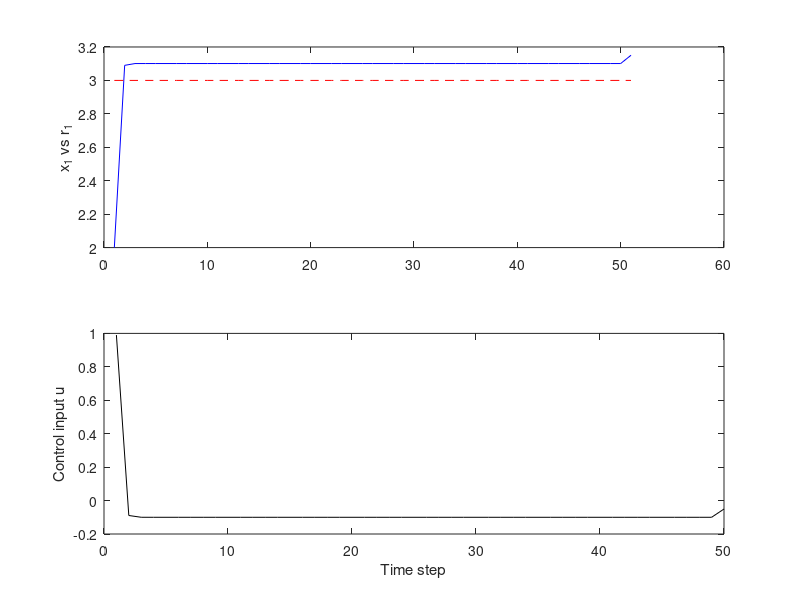

Source code (MATLAB):
% System dynamics
A = 1;
B = 1;
C = 1;  % Identity output matrix

% Horizon
N = 50;

% Cost matrices
Q = 100;         % Output tracking cost
R = 1;            % Control effort
P = 1;    % Terminal cost

% Allocate memory
nx = size(A, 1);
nu = size(B, 2);
ny = size(C, 1);

S = zeros(nx, nx, N+1);
K = zeros(nu, nx, N);
Kv = zeros(nu, ny, N);
v = zeros(ny, N+1);

% Reference trajectory
r = zeros(ny, N+1);
for k = 1:N+1
    r(:,k) = 3;
end

% Terminal condition
S(:,:,N+1) = C' * P * C;
v(:,N+1) = C' * P * r(:,N+1);

% Backward Riccati recursion for S_k and v_k
for k = N:-1:1
    Sk1 = S(:,:,k+1);
    BT_Sk1_B = B' * Sk1 * B;
    inv_term = inv(BT_Sk1_B + R);
    K(:,:,k) = inv_term * B' * Sk1 * A;
    Kv(:,:,k) = inv_term * B';

    % Update S_k
    Ak = A - B * K(:,:,k);
    S(:,:,k) = A' * Sk1 * Ak + C' * Q * C;

    % Update v_k
    v(:,k) = Ak' * v(:,k+1) + C' * Q * r(:,k);
end

% Initial condition
x = zeros(nx, N+1);
u = zeros(nu, N);

x(:,1) = 2;

% Forward simulation
for k = 1:N
    u(:,k) = -K(:,:,k) * x(:,k) + Kv(:,:,k) * v(:,k+1);
    x(:,k+1) = A * x(:,k) + B * u(:,k) + 0.1;
end

% Plotting
figure;
subplot(2,1,1);
plot(1:N+1, x(1,:), 'b', 1:N+1, r(1,:), 'r--');
ylabel('x_1 vs r_1');

subplot(2,1,2);
plot(1:N, u(1,:), 'k');
xlabel('Time step');
ylabel('Control input u');
